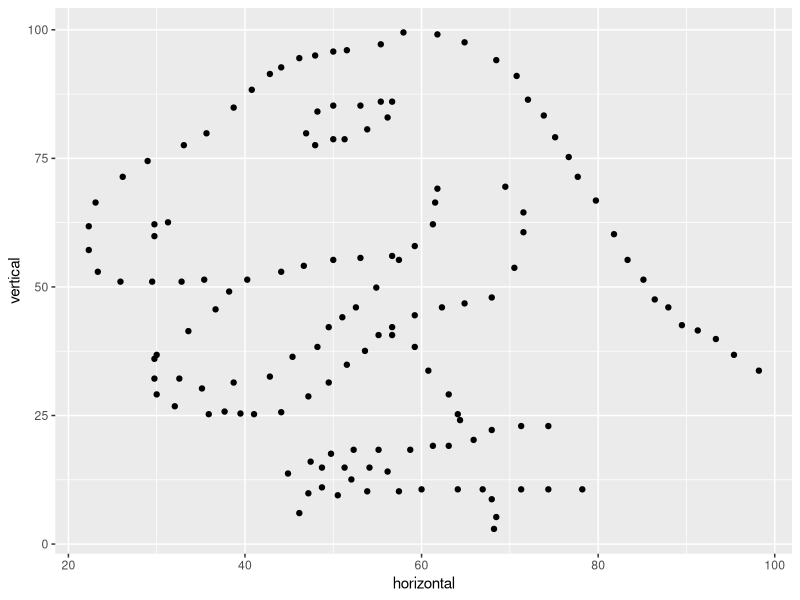

Here is the R script that generated this plot:
# Welcome to the exercises! Let's get started. 
#
# This file is an example of a "script", a text file with R code. 
# To make it "run", click on the "Source" button just above this 
# text on the right hand side of the panel. 
#
# <- Lines that start with "#" are comments: R ignores them 
#
# Read the code below, try to guess what it will do, and then click
# the "Source" button to run it. There are questions at the end...


# Our first script --------------------------------------------------------

# Load the tidyverse package using library(). You 
# should always make sure your scripts load the 
# resources they need.
library(tidyverse)

# Speaking of which, we need some data... 
dino <- read_csv("data_dino.csv")
print(dino)

# Create a new "picture"...
picture <- ggplot(data = dino) + 
  geom_point(mapping = aes(x = horizontal, y = vertical))

# ... and plot it
plot(picture)


# Paired discussion questions ---------------------------------------------

# - what does read_csv() do?
# - what do print() and plot() do?
# - why does my code say "x = horizontal" and "y = vertical"????
# - what does the "<-" thingy do?
